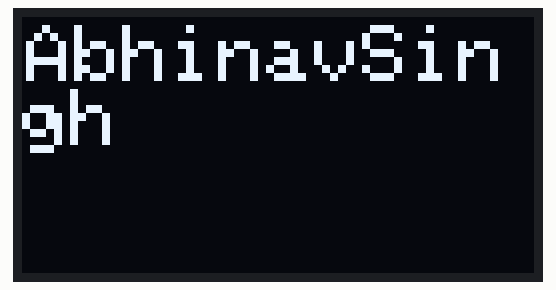
The sketch below on a simulated Arduino Uno, built with avr-gcc and run on an emulated ATmega328P. Parts: 128×64 one-colour display. The display library's start-up logo is not drawn.

Above: at 1.1 s.

The sketch:

sketch_apr9a.ino
```cpp
#include<Adafruit_SSD1306.h> // Download Link in Description Box
#define RESET LED_BUILTIN
Adafruit_SSD1306 oled(RESET);
void setup()
{
  oled.begin(SSD1306_SWITCHCAPVCC, 0x3C);
  oled.setTextSize(2);
  oled.setTextColor(WHITE);
  oled.display();
  delay(1000);
  oled.clearDisplay();
}
void loop()
{
 oled.clearDisplay();
 oled.setCursor(1,2);
 oled.print("Abhinav\Singh");
 oled.display();
 delay(1000);
}
```
